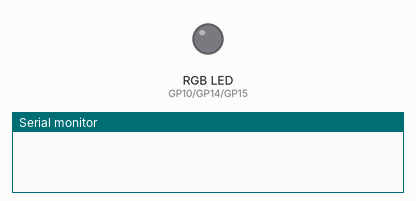
Simulated run of this program. Board: Raspberry Pi Pico. Parts: an RGB LED mixed from three pins (HIGH = lit), the last lines printed to the serial monitor.

Above: at 0.0 s.
At 4.05 s:
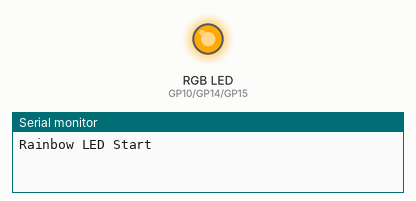
At 9.05 s:
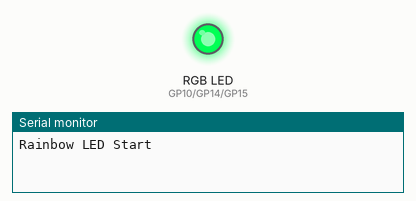
At 19.05 s:
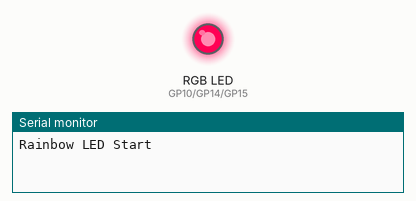
At 28.91 s:
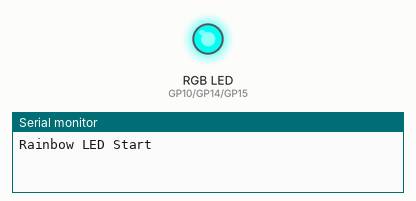
At 38.91 s:
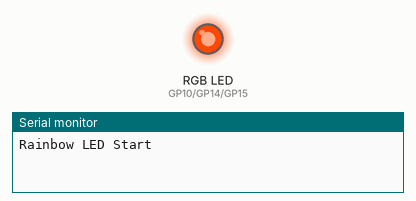
Timing chart, 0 to 40.0 s (numbered marks = the images above):
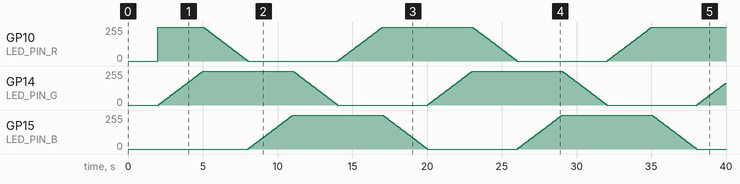

The program:

main.cpp
```cpp
#include <Arduino.h>
#include <FreeRTOS.h>
#include <task.h>
#include "led_pwm.h"
#include "hsv.h"

void vRainbowTask(void *pvParameters)
{
    uint16_t hue = 0;
    uint8_t r, g, b;

    while (1) {
        hsv_to_rgb(hue, 255, 255, &r, &g, &b);
        rgb_led_set_color(r, g, b);

        hue = (hue + 1) % 360;
        vTaskDelay(pdMS_TO_TICKS(50));
    }
}

void setup()
{
    Serial.begin(115200);
    delay(2000);

    Serial.println("Rainbow LED Start");

    rgb_led_pwm_init();

    xTaskCreate(
        vRainbowTask,
        "Rainbow",
        256,
        NULL,
        1,
        NULL
    );
}

void loop()
{
    vTaskDelay(pdMS_TO_TICKS(1000));
}
```

hsv.cpp
```cpp
#include "hsv.h"

void hsv_to_rgb(uint16_t hue, uint8_t sat, uint8_t val,
                uint8_t *r, uint8_t *g, uint8_t *b)
{
    uint16_t region, remainder;
    uint8_t p, q, t;

    if (sat == 0) {
        *r = *g = *b = val;
        return;
    }

    region = hue / 60;
    remainder = (hue % 60) * 255 / 60;

    p = (val * (255 - sat)) / 255;
    q = (val * (255 - (sat * remainder) / 255)) / 255;
    t = (val * (255 - (sat * (255 - remainder)) / 255)) / 255;

    switch (region) {
        case 0:
            *r = val; *g = t; *b = p;
            break;
        case 1:
            *r = q; *g = val; *b = p;
            break;
        case 2:
            *r = p; *g = val; *b = t;
            break;
        case 3:
            *r = p; *g = q; *b = val;
            break;
        case 4:
            *r = t; *g = p; *b = val;
            break;
        default:
            *r = val; *g = p; *b = q;
            break;
    }
}
```

hsv.h
```cpp
#ifndef HSV_H
#define HSV_H

#include <stdint.h>

#ifdef __cplusplus
extern "C" {
#endif

void hsv_to_rgb(uint16_t hue, uint8_t sat, uint8_t val,
                uint8_t *r, uint8_t *g, uint8_t *b);

#ifdef __cplusplus
}
#endif

#endif
```

led_pwm.cpp
```cpp
#include "led_pwm.h"
#include <Arduino.h>

void rgb_led_pwm_init(void)
{
    pinMode(LED_PIN_R, OUTPUT);
    pinMode(LED_PIN_G, OUTPUT);
    pinMode(LED_PIN_B, OUTPUT);

    // Initialize all LEDs to off
    analogWrite(LED_PIN_R, 0);
    analogWrite(LED_PIN_G, 0);
    analogWrite(LED_PIN_B, 0);
}

void rgb_led_set_color(uint8_t red, uint8_t green, uint8_t blue)
{
    analogWrite(LED_PIN_R, red);
    analogWrite(LED_PIN_G, green);
    analogWrite(LED_PIN_B, blue);
}
```

led_pwm.h
```cpp
#ifndef LED_PWM_H
#define LED_PWM_H

#include <stdint.h>

// GPIO pin definitions for RGB LED
// Change these values according to your hardware setup
#ifndef LED_PIN_R
#define LED_PIN_R 10
#endif

#ifndef LED_PIN_G
#define LED_PIN_G 14
#endif

#ifndef LED_PIN_B
#define LED_PIN_B 15
#endif

void rgb_led_pwm_init(void);
void rgb_led_set_color(uint8_t red, uint8_t green, uint8_t blue);

#endif
```
